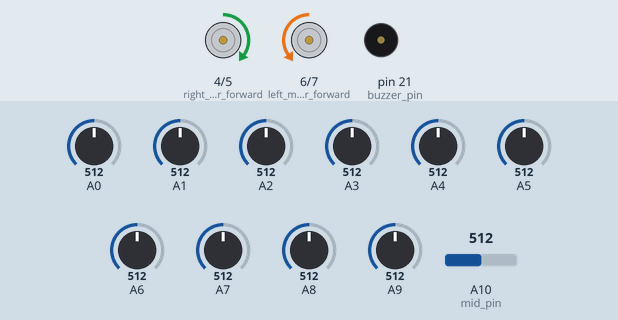
Bench run of a sketch on a simulated Arduino Mega 2560, built with avr-gcc and run on an emulated ATmega2560. Parts: motor-driver pin pairs drawn as motors (green arrow = first pin HIGH = forward, orange = second pin HIGH = backward, longer = more drive), buzzer (waves = sounding, pin HIGH). The test bench sets the inputs (shaded band); at power-on: A2 = 512, A1 = 512, A8 = 512, A3 = 512, A0 = 512, A4 = 512, A5 = 512, A6 = 512, A7 = 512, A9 = 512, A10 (mid_pin) = 512. What the sketch prints to the serial monitor is not drawn.

Above: at 14.5 s.
14.6 s: A2 set to 603
16.1 s: A2 set to 623
At 16.8 s:
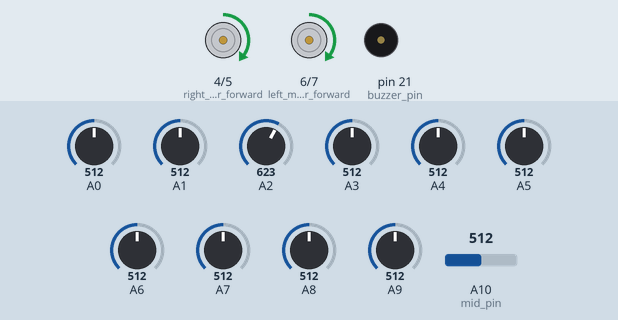
17.6 s: A1 set to 716
At 18.5 s:
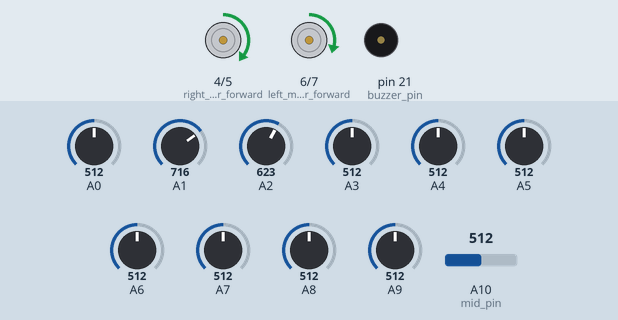
19.1 s: A8 set to 716
At 19.8 s:
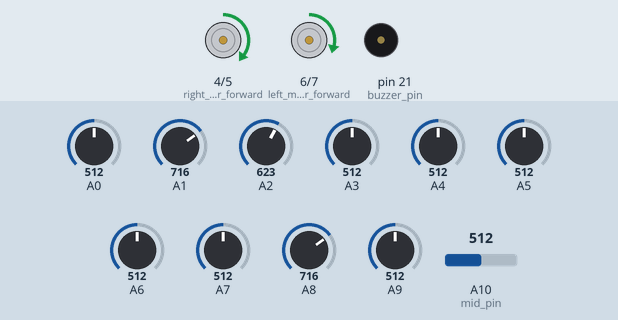
20.6 s: A3 set to 716
At 21.2 s:
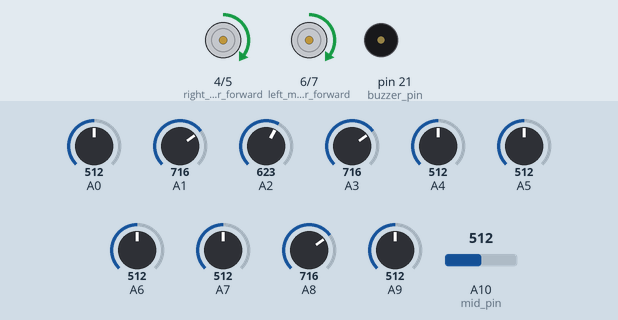
22.1 s: A1 set to 306
At 22.5 s:
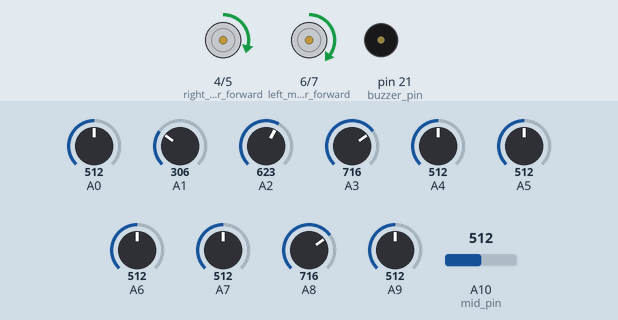
Timing chart, 0 to 24.6 s (numbered marks = the images above; inputs shaded):
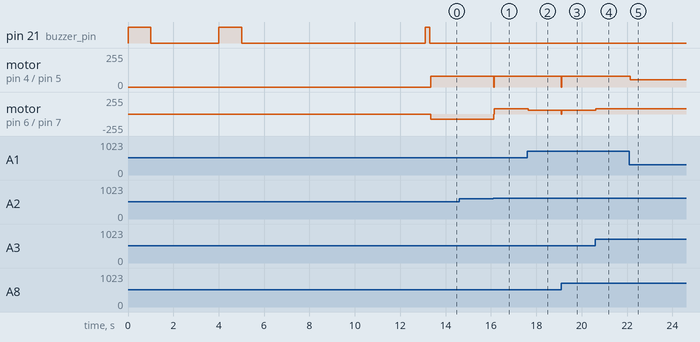

The sketch:

final_iarc_bot.ino
```cpp
/*
The programme is written by Mrinmoy sarkar.
 It is a project for iARC Robotic Competetion TECHKRITI 2014
 */
//all header file
#include<EEPROM.h>
#include<SD.h>
#include<LiquidCrystal.h>

// all variable
int stop_flag = 1;
String path = "";
String short_path = "";
//int speed_m = 100;
int dlay = 3000;
int forward_speed = 80;
int forward_speed_for_straight = 60;
int left_speed = 80;
int right_speed = 80;
int u_speed = 80;
int backward_speed = 100;
int l_delay = 200;
float speed_ratio_n = .8;
float speed_ratio_l = .7;
int Light_sensor_data_forward = 0;//to store the sensor value
int Light_sensor_data_backward = 0;
// to indicate left turn
int thres_val_mid = 110;
int mid_pin = 10;

double distance;//to store the distance of any object
double threshold_distance = 5;//distance from the destination box
//buzzer pin
int buzzer_pin = 21;
//all sensor input pin
int precision = 100;
int total_sensor = 10;//no of sensors
int white[10] = {
  110,110,110,110,110,110,110,110,110,110};//referance for white or black

//motor control pin
int right_motor_forward = 4;
int right_motor_backward = 5;
int left_motor_forward = 6;
int left_motor_backward = 7;
//sonor pin
int sonor_input_pin = 15;
int sonor_trigger_pin = 16;

int calibrate_switch = 0;

int temp_val=0;
int flag = 0;
int fl = 0;
int sdflag = 0;
boolean left_flag = false;
boolean right_flag = false;

void setup()
{
  pinMode(calibrate_switch,INPUT);
  pinMode(buzzer_pin,OUTPUT);

  pinMode(left_motor_forward,OUTPUT);
  pinMode(left_motor_backward,OUTPUT);
  pinMode(right_motor_forward,OUTPUT);
  pinMode(right_motor_backward,OUTPUT);

  pinMode(sonor_input_pin,INPUT);
  pinMode(sonor_trigger_pin,OUTPUT);
  //initialize sd   card
  Serial.begin(9600);
  //init_sd();
  calibrate_sensor();

  delay(5000);
  check_sensor_data();
  blow_buzzer(200);
}

void loop()
{
  navigate_arena();
  //flow_line();
  //check_sensor_data();
  //right_turn();
  //short_path = "R";
  //go_through_shortest_path();
  while(1);
}


void flow_line()
{
  get_sensor_data();
  if((Light_sensor_data_forward == 0) && (Light_sensor_data_backward == 0))
  {
    stop_motor();
  }
  else if(!((Light_sensor_data_forward & 1 ) > 0 || (Light_sensor_data_forward & 16)>0))
  {
    get_sensor_data();
    if(((Light_sensor_data_forward & 0b1110) == 0b100) || ((Light_sensor_data_forward & 0b1110) == 0b1110))
    {
      analog_go_forward(forward_speed);
    }
    else if(((Light_sensor_data_forward & 0b1110) == 0b110) || ((Light_sensor_data_forward & 0b1110) == 0b010))
    {
      analog_go_left_n(left_speed,speed_ratio_l);
    }
    else if(((Light_sensor_data_forward & 0b1110) == 0b1100) || ((Light_sensor_data_forward & 0b1110) == 0b1000))
    {
      analog_go_right_n(right_speed,speed_ratio_l);
    }
  }
  else
  {
    get_sensor_data();
    if(((Light_sensor_data_backward & 0b1110) == 0b100) || ((Light_sensor_data_forward & 0b1110) == 0b1110))
    {
      analog_go_forward(backward_speed);
    }
    else if(((Light_sensor_data_backward & 0b1110) == 0b110) || ((Light_sensor_data_backward & 0b1110) == 0b010))
    {
      analog_go_left_n(left_speed,speed_ratio_l);
    }
    else if(((Light_sensor_data_backward & 0b1110) == 0b1100) || ((Light_sensor_data_backward & 0b1110) == 0b1000))
    {
      analog_go_right_n(right_speed,speed_ratio_l);
    }
  }
}


void navigate_arena()
{
  while(stop_flag)
  {
    get_sensor_data();
    if((Light_sensor_data_forward & 1) == 1)
    {
      left_flag = true;
    }
    else if((Light_sensor_data_forward & 0b10000) == 0b10000)
    {
      right_flag = true;
    }
    if(((Light_sensor_data_backward & 1) == 1) && left_flag)
    {
      stop_motor();
      left_turn();
      delay(70);
    }
    else if((!left_flag) && (Light_sensor_data_forward != 0) && ((Light_sensor_data_backward & 0b10000) == 0b10000))
    {
      stop_motor();
      straight();
      delay(70);
    }
    else if((!left_flag) && right_flag && (Light_sensor_data_forward == 0) && ((Light_sensor_data_backward & 0b10000)== 0b10000))
    {
      stop_motor();
      right_turn();
      delay(70);
    }
    else if((Light_sensor_data_forward == 0) && (Light_sensor_data_backward == 0) && (check_mid() == 0))
    {
      stop_motor();
      u_turn();
    }
    flow_line();
    end_point_check();
  }
}

void left_turn()
{
  left_flag = false;
  path += "L";
  while(stop_flag)
  {
    get_sensor_data();
    if((Light_sensor_data_forward & 0b1110) == 0)
    {
      stop_motor();
      break;
    }
    else
    {
      analog_go_u_left(u_speed);
    }
    end_point_check();
  }
  while(stop_flag)
  {
    get_sensor_data();
    int sensor_data = Light_sensor_data_forward & 0b11111;
    if((sensor_data == 0b00100) || (sensor_data == 0b01100) || (sensor_data == 0b00110))
    {
      stop_motor();
      break;
    }
    else
    {
      analog_go_u_left(u_speed);
    }
    end_point_check();
  }
}


void straight()
{
  path += "S";
  while(1)
  {
    flow_line();
    get_sensor_data();
    if(((Light_sensor_data_backward & 0b1) == 0) && ((Light_sensor_data_backward & 0b10000) == 0))
    {
      stop_motor();
      break;
    }
  }
}

void u_turn()
{
  path += "U";
  while(1)
  {
    get_sensor_data();
    if((Light_sensor_data_forward & 0b1110) == 0)
    {
      stop_motor();
      break;
    }
    else
    {
      analog_go_u_left(u_speed);
    }
  }
  while(1)
  {
    get_sensor_data();
    int sensor_data = Light_sensor_data_forward & 0b11111;
    if((sensor_data == 0b00100) || (sensor_data == 0b01100) || (sensor_data == 0b00110))
    {
      stop_motor();
      break;
    }
    else
    {
      analog_go_u_left(u_speed);
    }
  }
}

void right_turn()
{
  right_flag = false;
  path += "R";
  while(1)
  {
    get_sensor_data();
    if((Light_sensor_data_forward & 0b1110) == 0)
    {
      stop_motor();
      break;
    }
    else
    {
      analog_go_u_right(u_speed);
    }
  }
  while(1)
  {
    get_sensor_data();
    int sensor_data = Light_sensor_data_forward & 0b11111;
    if((sensor_data == 0b00100) || (sensor_data == 0b01100) || (sensor_data == 0b00110))
    {
      stop_motor();
      break;
    }
    else
    {
      analog_go_u_right(u_speed);
    }
  }
}

void go_through_shortest_path()
{
  int indx = 0;
  int len = short_path.length();
  u_turn();
  delay(100);
  while(1)
  {
    get_sensor_data();
    if(((Light_sensor_data_backward & 1) == 1)||((Light_sensor_data_backward & 0b10000)== 0b10000))
    {
      if(short_path[indx] == 'R')
      {
        right_turn();
        indx++;
      }
      else if(short_path[indx] == 'L')
      {
        left_turn();
        indx++;
      }
      else if(short_path[indx] == 'S')
      {
        straight();
        indx++;
      }
    }
    if(indx == len)
    {
      stop_motor();
      break;
    }
    flow_line();
  }
  while(1)
  {
    flow_line();
    get_sensor_data();
    if((Light_sensor_data_forward == 0) || (Light_sensor_data_forward == 0b11111))
    {
      stop_motor();
      break;
    }
  }
}


void end_point_check()
{
  get_sensor_data();
  boolean t = ((Light_sensor_data_forward == 0b11111) && (check_mid()==1) &&  (((Light_sensor_data_backward & 0b1111) == 0b1111) || ((Light_sensor_data_backward & 0b11110) == 0b11110)));
  if(t)
  {
    stop_flag = 0;
    stop_motor();
  }
}


void do_the_job()
{
  navigate_arena();
  Serial.println(path);
  short_path = solve_maze(path);
  Serial.println(short_path);
  delay(500);
  go_through_shortest_path();
}

void calibrate_sensor()
{
  blow_buzzer(1000);
  int analog_data = 0;
  for(int i = 0; i < total_sensor; i++)
  {
    analog_data = analogRead(i);
    //Serial.println(analog_data);
    white[i] = int(analog_data + precision);
    delay(1);
  }
  analog_data = analogRead(mid_pin);
  thres_val_mid = analog_data + precision;
  delay(dlay);
  blow_buzzer(1000);
}

void blow_buzzer(int delay_time)
{
  digitalWrite(buzzer_pin,HIGH);
  delay(delay_time);
  digitalWrite(buzzer_pin,LOW);
}

void stop_motor()
{
  digitalWrite(left_motor_backward,LOW);
  digitalWrite(right_motor_backward,LOW);
  digitalWrite(left_motor_forward,LOW);
  digitalWrite(right_motor_forward,LOW);
}

void analog_go_right_n(int speed_m,float speed_ratio)
{

  digitalWrite(left_motor_backward,LOW);
  digitalWrite(right_motor_backward,LOW);
  analogWrite(left_motor_forward,speed_m);
  analogWrite(right_motor_forward,int(speed_m * speed_ratio));
}

void analog_go_backright(int speed_m)
{
  analogWrite(left_motor_backward,speed_m);
  digitalWrite(right_motor_backward,LOW);
  digitalWrite(left_motor_forward,LOW);
  digitalWrite(right_motor_forward,LOW);
}

void analog_go_u_right(int speed_m)
{
  digitalWrite(left_motor_backward,LOW);
  analogWrite(right_motor_backward,speed_m);
  analogWrite(left_motor_forward,speed_m);
  digitalWrite(right_motor_forward,LOW);
}

void analog_go_left_n(int speed_m,float speed_ratio)
{
  digitalWrite(left_motor_backward,LOW);
  digitalWrite(right_motor_backward,LOW);
  analogWrite(left_motor_forward,int(speed_ratio*speed_m));
  analogWrite(right_motor_forward,speed_m);
}

void analog_go_backleft(int speed_m)
{
  digitalWrite(left_motor_backward,LOW);
  analogWrite(right_motor_backward,speed_m);
  digitalWrite(left_motor_forward,LOW);
  digitalWrite(right_motor_forward,LOW);
}
void analog_go_u_left(int speed_m)
{
  analogWrite(left_motor_backward,speed_m);
  digitalWrite(right_motor_backward,LOW);
  digitalWrite(left_motor_forward,LOW);
  analogWrite(right_motor_forward,speed_m);
}

void analog_go_forward(int speed_m)
{
  digitalWrite(left_motor_backward,LOW);
  digitalWrite(right_motor_backward,LOW);
  analogWrite(left_motor_forward,speed_m);
  analogWrite(right_motor_forward,speed_m);
}


void analog_go_backward(int speed_m)
{
  analogWrite(left_motor_backward,speed_m);
  analogWrite(right_motor_backward,speed_m);
  digitalWrite(left_motor_forward,LOW);
  digitalWrite(right_motor_forward,LOW);
}


void get_sensor_data()
{
  unsigned int Light_sensor_data = 0;
  int analog_data = 0;
  for(int i = 0; i < total_sensor; i++)
  {
    analog_data = analogRead(i);
    //Serial.println(analog_data);
    if(analog_data > white[i])
    {
      Light_sensor_data |= 1<<(i);
    }
    delay(1);
  }
  Light_sensor_data_forward = Light_sensor_data & 31;
  Light_sensor_data_backward = (Light_sensor_data & 512)>>9 | (Light_sensor_data & 224)>>4 | (Light_sensor_data & 256)>>4;
}


void get_sensor_data_ck()
{
  unsigned int Light_sensor_data = 0;
  int analog_data = 0;
  for(int i = 0; i < total_sensor; i++)
  {
    analog_data = analogRead(i);
    Serial.println(analog_data);
    if(analog_data > white[i])
    {
      Light_sensor_data |= 1<<(i);
    }
    delay(1);
  }
  Light_sensor_data_forward = Light_sensor_data & 31;
  Light_sensor_data_backward = (Light_sensor_data & 512)>>9 | (Light_sensor_data & 224)>>4 | (Light_sensor_data & 256)>>4;
}


int check_mid()
{
  int sensor_mid_val = analogRead(mid_pin);
  //  Serial.println(sensor_mid_val);
  if(sensor_mid_val < thres_val_mid)
  {
    return 0;
  }
  else
  {
    return 1;
  }
}

int check_mid_ck()
{
  int sensor_mid_val = analogRead(mid_pin);
  Serial.println(sensor_mid_val);
  if(sensor_mid_val < thres_val_mid)
  {
    return 0;
  }
  else
  {
    return 1;
  }
}

double get_distance()
{
  digitalWrite(sonor_trigger_pin,HIGH);
  delayMicroseconds(10);
  digitalWrite(sonor_trigger_pin,LOW);
  int i = pulseIn(sonor_input_pin,HIGH);
  double distance = 0.017 * i;
  delay(3);
  return distance;
}

void check_sensor_data()
{
  get_sensor_data_ck();
  Serial.println("****************************");
  Serial.println("forward sensor");
  Serial.println(Light_sensor_data_forward,BIN);
  Serial.println("backward sensor");
  Serial.println(Light_sensor_data_backward,BIN);
  Serial.println("mid:");
  Serial.println(check_mid_ck());
  Serial.println("****************************");
  delay(3000);
}

void init_sd()
{
  pinMode(53,OUTPUT);
  if(!SD.begin(53))
  {
    Serial.println("Error opening sd card");
    sdflag = 1;
  }
  else
  {
    Serial.println("successful");
  }
}

void read_sd()
{
  if(sdflag == 1)
  {
    Serial.println("Error opening sd card in read");
  }
  else
  {
    File data_file;
    data_file = SD.open("path.txt");
    if(data_file)
    {
      while(data_file.available())
      {
        Serial.write(data_file.read());
      }
      data_file.close();
    }
  }
}

void write_sd(String data)
{
  if(sdflag == 1)
  {
    Serial.println("Error opening sd card in write");
  }
  else
  {
    File data_file;
    if(SD.remove("path.txt"))
    {
      data_file = SD.open("path.txt",FILE_WRITE);
      if(data_file)
      {
        data_file.println(data);
        data_file.flush();
        data_file.close();
        delay(3000);
      }
    }
  }
}

String solve_maze(String total_path)
{
  int len = total_path.length();
  //println(len);
  for(int i=0;i<len-2;i++)
  {
    String sub = total_path.substring(i,i+3);
    if(sub.equals("LUL"))
    {
      total_path = total_path.substring(0,i)+"S"+total_path.substring(i+3,len);
      len = total_path.length();
      i=-1;
    }
    else if(sub.equals("SUL") || sub.equals("LUS"))
    {
      total_path = total_path.substring(0,i)+"R"+total_path.substring(i+3,len);
      len = total_path.length();
      i=-1;
    }
    else if(sub.equals("RUL"))
    {
      total_path = total_path.substring(0,i)+"U"+total_path.substring(i+3,len);
      len = total_path.length();
      i=-1;
    }
  }
  // println(total_path);
  len = total_path.length();
  for(int i = 0;i < len;i++)
  {
    if(total_path[i] == 'R')
    {
      total_path[i] = 'L';
    }
    else if(total_path[i] == 'L')
    {
      total_path[i] = 'R';
    }
  }
  String tem = total_path;
  for(int i = 0;i < len;i++)
  {
    total_path[i] = tem[len-i-1];
  }
  return total_path;
}
```

Measured:
- the behaviour switches between 612 and 613 on A2 (found by bisection; images 0 and 1)
- after the input at 14.6 s, every drawn part: stays the same
- after the input at 16.1 s, motor on pin 4 (right_motor_forward) / pin 5 (right_motor_backward): forward 80/255 → stopped at once, → forward 80/255 0.02 s later; motor on pin 6 (left_motor_forward) / pin 7 (left_motor_backward): backward 80/255 → forward 80/255 at once
- after the input at 17.6 s, motor on pin 6 (left_motor_forward) / pin 7 (left_motor_backward): forward 80/255 → forward 56/255 after 0.05 s
- after the input at 19.1 s, motor on pin 4 (right_motor_forward) / pin 5 (right_motor_backward): forward 80/255 → stopped at once, → forward 80/255 0.02 s later; motor on pin 6 (left_motor_forward) / pin 7 (left_motor_backward): forward 56/255 → stopped at once, → forward 56/255 0.02 s later
- after the input at 20.6 s, motor on pin 6 (left_motor_forward) / pin 7 (left_motor_backward): forward 56/255 → forward 80/255 at once
- after the input at 22.1 s, motor on pin 4 (right_motor_forward) / pin 5 (right_motor_backward): forward 80/255 → forward 56/255 at once
